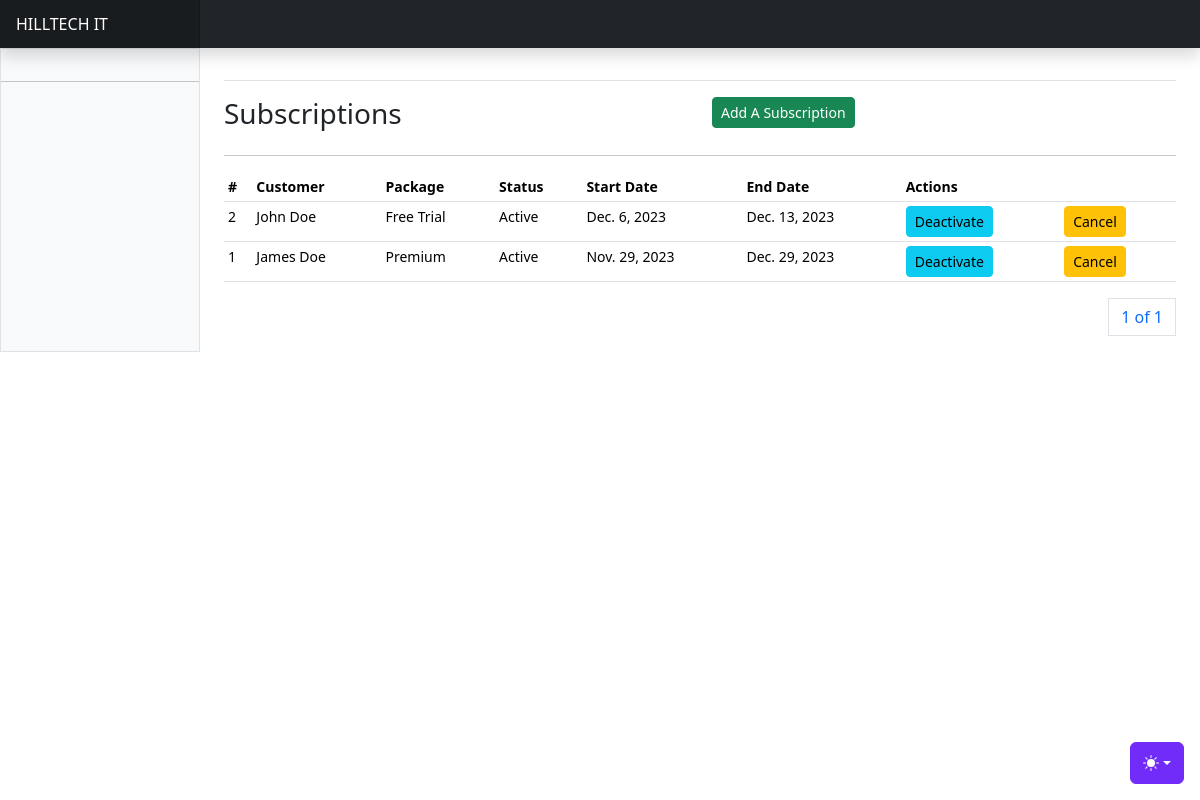
The page /subscriptions/ on the database its author committed.
### apps/subscriptions/models.py (models this page shows, shortened)
class Subscription(AbstractBaseModel):
    user = models.OneToOneField("users.User", on_delete=models.SET_NULL, null=True)
    package = models.ForeignKey(Pricing, on_delete=models.SET_NULL, null=True)
    status = models.CharField(
        max_length=255, choices=SUBSCRIPTION_STATUS_CHOICES, default="Active"
    )
    start_date = models.DateField(null=True)
    end_date = models.DateField(null=True)

class Pricing(AbstractBaseModel):
    name = models.CharField(max_length=255)
    cost = models.DecimalField(max_digits=10, decimal_places=2)
    def __str__(self):
        return self.name

### apps/users/models.py (models this page shows, shortened)
class User(AbstractUser, AbstractBaseModel):
    role = models.CharField(choices=ROLE_CHOICES, max_length=32, null=True)
    phone_number = models.CharField(max_length=255, null=True)
    id_number = models.CharField(max_length=255, null=True)
    gender = models.CharField(max_length=255, null=True, choices=GENDER_CHOICES)
    date_of_birth = models.DateField(null=True)
    city = models.CharField(max_length=255, null=True)
    country = models.CharField(max_length=255, null=True)
    address = models.CharField(max_length=255, null=True)
    token = models.CharField(null=True, max_length=255)
    token_expiration_date = models.DateTimeField(null=True)
    activation_date = models.DateTimeField(null=True)
    position = models.CharField(
        max_length=255, choices=STAFF_POSITION_CHOICES, null=True
    )
    def name(self):
        return f"{self.first_name} {self.last_name}"

### apps/subscriptions/views.py (the view)
# urls.py: path("subscriptions/", include("apps.subscriptions.urls")),
def subscriptions(request):
    subscriptions = Subscription.objects.all().order_by("-created")
    packages = Pricing.objects.all()
    users = User.objects.filter(role="service_provider")
    paginator = Paginator(subscriptions, 10)
    page_number = request.GET.get("page")
    page_obj = paginator.get_page(page_number)
    context = {
        "subscriptions": subscriptions,
        "page_obj": page_obj,
        "packages": packages,
        "users": users,
    }
    return render(request, "pricing/subscriptions.html", context)

### templates/pricing/subscriptions.html (shortened to what this page needs)
{% extends "base.html" %}
{% block content %}
<div class="row">
    <div class="col">
        <h3>Subscriptions</h3>
    </div>
    <div class="col">
        <a class="btn btn-success btn-sm" data-bs-toggle="modal" data-bs-target="#newSubscriptionModal">Add A Subscription</a>
    </div>
</div>
<hr/>
      <div class="table-responsive small">
        <table class="table table-sm">
          <thead>
            <tr>
              <th scope="col">#</th>
              <th scope="col">Customer</th>
              <th scope="col">Package</th>
              <th scope="col">Status</th>
              <th scope="col">Start Date</th>
              <th scope="col">End Date</th>
              <th scope="col" colspan="2">Actions</th>
            </tr>
          </thead>
          <tbody>
            {% for subscription in page_obj %}
            <tr>
              <td>{{subscription.id}}</td>
              <td>{{subscription.user.name}}</td>
              <td>{{subscription.package}}</td>
              <td>{{subscription.status}}</td>
              <td>{{subscription.start_date}}</td>
              <td>{{subscription.end_date}}</td>
              {% if subscription.status == "Active" %}
              <td>
                <a href="{% url 'deactivate-subscription' subscription.id %}" class="btn btn-info btn-sm">Deactivate</a>
              </td>
              <td>
                <a href="{% url 'cancel-subscription' subscription.id %}" class="btn btn-warning btn-sm">Cancel</a>
              </td>
              {% else %}
              <td>
                <a href="{% url 'activate-subscription' subscription.id %}" class="btn btn-info btn-sm">Activate</a>
              </td>
              {% endif %}
            </tr>
            {% endfor %}
          </tbody>
        </table>
        <div>
          <nav aria-label="Page navigation example">
            <ul class="pagination justify-content-end">
              <a class="page-link" href="#">{{ page_obj.number }} of {{ page_obj.paginator.num_pages }}</a>
            </ul>
          </nav>
        </div>
      </div>
{% endblock content %}

### rows shown on the page
Subscription: id "2", user.name "John Doe", package "Free Trial", status "Active", start_date "Dec. 6, 2023", end_date "Dec. 13, 2023", shows "Deactivate"
Subscription: id "1", user.name "James Doe", package "Premium", status "Active", start_date "Nov. 29, 2023", end_date "Dec. 29, 2023", shows "Deactivate"

### other values the page prints
{{ page_obj.number }} "1"
{{ page_obj.paginator.num_pages }} "1"
